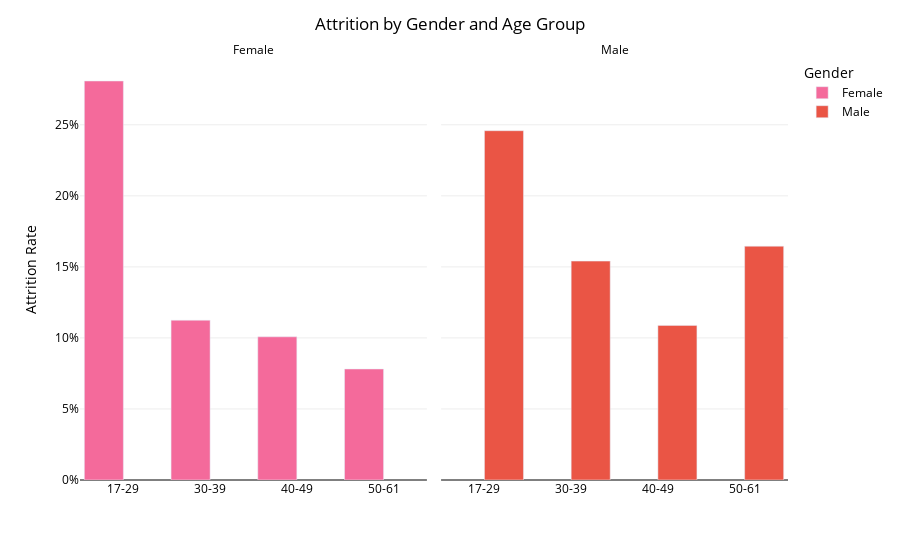

The code cell stored with this chart in its notebook:
### Code cell
# Attrition by Gender and Age Group

# Age Groups
plot_df = df.groupby(['Gender','Age Group'])['Attrition'].value_counts(normalize=True).unstack()

# Histogram attributes
fig = px.bar(plot_df.reset_index(), x='Age Group', y='Yes', facet_col='Gender', color='Gender', barmode='group',
                   color_discrete_map={'Male': "#ea5545", 'Female': "#f46a9b"},
                   category_orders={'Age Group': ['17-29', '30-39', '40-49', '50-61']})
fig.for_each_annotation(lambda a: a.update(text=a.text.split("=")[-1]))

# Update the layout
fig.update_layout(title_text='Attrition by Gender and Age Group', title_x=0.5, plot_bgcolor='#ffffff', font_color='#000000',
                  xaxis=dict(type='category'), yaxis=dict(tickformat=".0%"), bargap=0.1, bargroupgap=0)
fig.for_each_xaxis(lambda y: y.update(title=''))

# Update the axes
fig.update_xaxes(showticklabels=True, col=1)
fig.update_xaxes(showticklabels=True, col=2)
fig.update_yaxes(title_text='Attrition Rate', zeroline=True, zerolinewidth=1, zerolinecolor='#000000',
                 gridcolor='#ededed', col=1)
fig.update_yaxes(zeroline=True, zerolinewidth=1, zerolinecolor='#000000', gridcolor='#ededed', col=2)

fig.show()

### Figure 1 — Plotly figure (JSON) as saved in the notebook; plotly's stock layout.template omitted (floating-point values rounded to 4 significant figures)
{"data": [{"alignmentgroup": "True", "hovertemplate": "Gender=Female<br>Age Group=%{x}<br>Yes=%{y}<extra></extra>", "legendgroup": "Female", "marker": {"color": "#f46a9b", "pattern": {"shape": ""}}, "name": "Female", "offsetgroup": "Female", "orientation": "v", "showlegend": true, "textposition": "auto", "type": "bar", "x": ["17-29", "30-39", "40-49", "50-61"], "xaxis": "x", "y": [0.2808, 0.1124, 0.1008, 0.07812], "yaxis": "y"}, {"alignmentgroup": "True", "hovertemplate": "Gender=Male<br>Age Group=%{x}<br>Yes=%{y}<extra></extra>", "legendgroup": "Male", "marker": {"color": "#ea5545", "pattern": {"shape": ""}}, "name": "Male", "offsetgroup": "Male", "orientation": "v", "showlegend": true, "textposition": "auto", "type": "bar", "x": ["17-29", "30-39", "40-49", "50-61"], "xaxis": "x2", "y": [0.2458, 0.1541, 0.1088, 0.1646], "yaxis": "y2"}], "layout": {"annotations": [{"font": {}, "showarrow": false, "text": "Female", "x": 0.245, "xanchor": "center", "xref": "paper", "y": 1, "yanchor": "bottom", "yref": "paper"}, {"font": {}, "showarrow": false, "text": "Male", "x": 0.755, "xanchor": "center", "xref": "paper", "y": 1, "yanchor": "bottom", "yref": "paper"}], "bargap": 0.1, "bargroupgap": 0, "barmode": "group", "font": {"color": "#000000"}, "legend": {"title": {"text": "Gender"}, "tracegroupgap": 0}, "margin": {"t": 60}, "plot_bgcolor": "#ffffff", "title": {"text": "Attrition by Gender and Age Group", "x": 0.5}, "xaxis": {"anchor": "y", "categoryarray": ["17-29", "30-39", "40-49", "50-61"], "categoryorder": "array", "domain": [0, 0.49], "showticklabels": true, "title": {"text": ""}, "type": "category"}, "xaxis2": {"anchor": "y2", "categoryarray": ["17-29", "30-39", "40-49", "50-61"], "categoryorder": "array", "domain": [0.51, 1], "matches": "x", "showticklabels": true, "title": {"text": ""}}, "yaxis": {"anchor": "x", "domain": [0, 1], "gridcolor": "#ededed", "tickformat": ".0%", "title": {"text": "Attrition Rate"}, "zeroline": true, "zerolinecolor": "#000000", "zerolinewidth": 1}, "yaxis2": {"anchor": "x2", "domain": [0, 1], "gridcolor": "#ededed", "matches": "y", "showticklabels": false, "zeroline": true, "zerolinecolor": "#000000", "zerolinewidth": 1}}}
